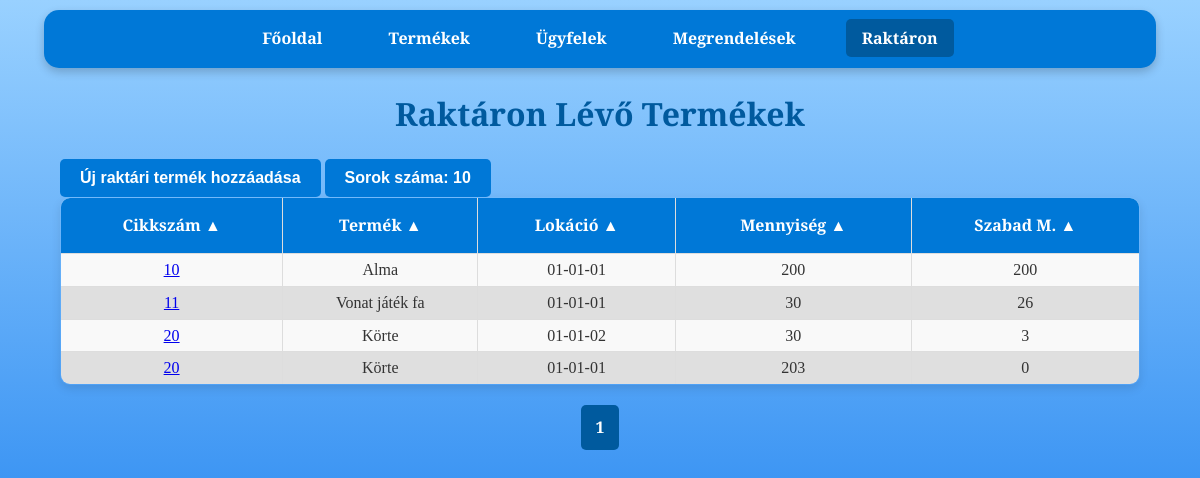
The app's page /stock with its own data.
### tables this page shows
CREATE TABLE stock (
                    id INTEGER PRIMARY KEY,
                    cikkszam TEXT,
                    lokacio TEXT,
                    mennyiseg INTEGER,
                    order_id INTEGER,
                    FOREIGN KEY(cikkszam) REFERENCES products(cikkszam),
                    FOREIGN KEY(order_id) REFERENCES orders(id));

CREATE TABLE products (
                    id INTEGER PRIMARY KEY,
                    cikkszam TEXT UNIQUE,
                    egyseg_vonalkod INTEGER ,
                    gyujto_vonalkod INTEGER ,
                    nev TEXT,
                    ar REAL,
                    suly REAL,
                    kategoria TEXT);

### raktar_program-master/app.py (the view)
@app.route('/stock')
def stock():
    per_page = int(request.args.get('per_page', 10))  # Egy oldalon megjelenő elemek száma
    page = int(request.args.get('page', 1))  # Az aktuális oldal lekérése (alapértelmezett: 1)
    offset = (page - 1) * per_page  # Az eltolás számítása
    order_by = str(request.args.get('order_by', 'products.cikkszam'))
    desc = request.args.get('desc', 'false').lower() in ('true', '1')
    valid_columns = {'stock.id', 'products.cikkszam', 'products.nev', 'stock.lokacio', 'total_mennyiseg', 'mennyiseg_null'}
    if order_by not in valid_columns:
        raise ValueError("Invalid column name for ordering.") #Elkerüljük az SQL injection-t
    if desc:
        descending = 'DESC'
    if not desc:
        descending = ''
    conn = get_db_connection()
    stock = conn.execute(f'''SELECT
                                stock.id,
                                products.cikkszam,
                                products.nev,
                                stock.lokacio,
                                (
                                    SELECT SUM(s.mennyiseg)
                                    FROM stock s
                                    LEFT JOIN orders o ON s.order_id = o.id
                                    WHERE s.cikkszam = stock.cikkszam
                                    AND s.lokacio = stock.lokacio
                                    AND (o.teljesitve IS NULL OR o.teljesitve = 0)
                                ) AS total_mennyiseg,
                                (
                                    SELECT SUM(s.mennyiseg)
                                    FROM stock s
                                    LEFT JOIN orders o ON s.order_id = o.id
                                    WHERE s.cikkszam = stock.cikkszam
                                    AND s.lokacio = stock.lokacio
                                    AND s.order_id IS NULL
                                ) AS mennyiseg_null
                            FROM stock
                            JOIN products ON stock.cikkszam = products.cikkszam
                            WHERE stock.order_id IS NULL
                            ORDER BY {order_by} {descending}
                            LIMIT ? OFFSET ?''', (per_page, offset) ).fetchall()
    total_products = conn.execute('SELECT COUNT(*) FROM stock').fetchone()[0]
    conn.execute('''
        DELETE FROM stock
        WHERE id IN (
            SELECT stock.id
            FROM stock
            LEFT JOIN products ON stock.cikkszam = products.cikkszam
            LEFT JOIN orders o ON stock.order_id = o.id
            WHERE (
                SELECT SUM(s.mennyiseg)
                FROM stock s
                LEFT JOIN orders o_sub ON s.order_id = o_sub.id
                WHERE s.cikkszam = stock.cikkszam
                AND s.lokacio = stock.lokacio
                AND (o_sub.teljesitve IS NULL OR o_sub.teljesitve = 0)
            ) IS NULL OR (
                SELECT SUM(s.mennyiseg)
                FROM stock s
                LEFT JOIN orders o_sub ON s.order_id = o_sub.id
                WHERE s.cikkszam = stock.cikkszam
                AND s.lokacio = stock.lokacio
                AND (o_sub.teljesitve IS NULL OR o_sub.teljesitve = 0)
            ) = 0
        )
    ''')
    conn.commit()
    conn.close()
    total_pages = (total_products + per_page - 1) // per_page  # Összes oldal száma
    start_page = max(1, page - 2)  # Az aktuális oldalhoz képest 2-vel hátrébb
    end_page = min(total_pages, page + 2)  # Az aktuális oldalhoz képest 2-vel előrébb
    query_params = {
        'page': page,
        'per_page': per_page,
        'order_by': order_by,
        'desc': desc
    }
    columns = [
        {"name": "products.cikkszam", "label": "Cikkszám"},
        {"name": "products.nev", "label": "Termék"},
        {"name": "stock.lokacio", "label": "Lokáció"},
        {"name": "total_mennyiseg", "label": "Mennyiség"},
        {"name": "mennyiseg_null", "label": "Szabad M."}
    ]
    return render_template(
        'stock.html',
        stock=stock,
        page=page,
        order_by=order_by,
        desc=desc,
        total_pages=total_pages,
        start_page=start_page,
        end_page=end_page,
        query_params=query_params,
        columns=columns
    )

### raktar_program-master/app.py (called while the page is built)
def get_db_connection():
    conn = sqlite3.connect('database.db')
    conn.row_factory = sqlite3.Row
    return conn

### raktar_program-master/templates/stock.html (shortened to what this page needs)
<!DOCTYPE html>
<html lang="hu">
<head>
    <link rel="stylesheet" href="{{ url_for('static', filename='css/style.css') }}">
</head>
<body>
    <nav>
        <a href="{{ url_for('index') }}">Főoldal</a>
        <a href="{{ url_for('products') }}">Termékek</a>
        <a href="{{ url_for('customers') }}">Ügyfelek</a>
        <a href="{{ url_for('orders') }}">Megrendelések</a>
        <a class="disabled">Raktáron</a>
    </nav>
    <h1>Raktáron Lévő Termékek</h1>
    <div class="container">
        <a href="{{ url_for('add_stock') }}" class="button-wrapper">
            <button>Új raktári termék hozzáadása</button>
        </a>
        <div class="dropdown">
            <button class="dropbtn">Sorok száma: {{ query_params['per_page'] }}</button>
        </div>
        <table>
            <thead>
                <tr>
                    {% for column in columns %}
                    <th>
                        <a href="{{ url_for('stock', **dict(query_params, order_by=column.name, desc=0 if query_params['order_by'] == column.name and query_params['desc'] else 1)) }}">
                            {{ column.label }} {{ '▼' if query_params['order_by'] == column.name and query_params['desc'] else '▲' }}
                        </a>
                    </th>
                    {% endfor %}
                </tr>
            </thead>
            <tbody>
                {% for item in stock %}
                <tr>
                    <td>
                        <a href="{{ url_for('product_details', cikkszam=item.cikkszam) }}">
                            {{ item.cikkszam }}
                        </a>
                    </td>
                    <td>
                            {{ item.nev }}
                    </td>
                    <td>{{ item.lokacio }}</td>
                    <td>{{ item.total_mennyiseg }}</td>
                    <td>{{ item.mennyiseg_null }}</td>
                </tr>
                {% endfor %}
            </tbody>
        </table>
    </div>
    <div class="pagination">
        {% for p in range(start_page, end_page + 1) %}
        <a href="{{ url_for('stock', **dict(query_params, page=p)) }}" class="{% if p == page %}active{% endif %}">{{ p }}</a>
        {% endfor %}
    </div>
</body>
</html>

### raktar_program-master/static/css/style.css (style rules this page uses)
body { font-family: 'Merriweather', serif; margin: 0; padding: 0; background: linear-gradient(to bottom, #99d1ff, #006eec); background-attachment: fixed; background-size: cover; color: #333; line-height: 1.6; }
body::before { content: ''; position: fixed; top: 0; left: 0; width: 100%; height: 100%; background-image: url('https://www.transparenttextures.com/patterns/cubes.png'); opacity: 0.4; z-index: -1; pointer-events: none; }
nav { background-color: #0078D7; color: #fff; padding: 1rem; margin: 10px auto; width: 90%; max-width: 1200px; border-radius: 15px; box-shadow: 0 4px 10px rgba(0, 0, 0, 0.2); text-align: center; }
nav a { color: white; text-decoration: none; margin: 0 15px; font-weight: bold; padding: 0.5rem 1rem; border-radius: 5px; transition: background-color 0.3s ease; }
nav a.disabled { background-color: #005a9e; }
h1 { text-align: center; margin: 20px 0; color: #005a9e; font-weight: 700; }
a.button-wrapper { display: inline-block; }
button { background-color: #0078D7; color: white; border: none; padding: 10px 20px; border-radius: 5px; font-weight: bold; cursor: pointer; font-size: 1rem; transition: background-color 0.3s ease; text-decoration: none; }
.container { width: 90%; margin: 20px auto; }
table { width: 100%; border-collapse: collapse; border-radius: 10px; overflow: hidden; box-shadow: 0 4px 10px rgba(0, 0, 0, 0.1); }
table, th, td { border: 1px solid #ddd; }
th { background-color: #0078D7; color: white; font-weight: bold; padding: 15px; }
th a { color: white; text-decoration: none; }
td { padding: 3px 10px; text-align: center; }
tr:nth-child(even) { background-color: #dfdfdf }
tr:nth-child(odd) { background-color: #f9f9f9 }
.pagination { display: flex; justify-content: center; align-items: center; margin: 20px 0; list-style-type: none; padding: 0; }
.pagination a { display: inline-block; padding: 10px 15px; text-decoration: none; background-color: #0078D7; color: white; font-weight: bold; border-radius: 5px; transition: background-color 0.3s ease; font-size: 1rem; }
.pagination a.active { background-color: #005a9e; cursor: default; }
.dropbtn { background-color: #0078D7; color: white; padding: 10px 20px; font-size: 16px; font-weight: bold; border: none; border-radius: 5px; cursor: pointer; transition: background-color 0.3s ease, box-shadow 0.3s ease; }
.dropdown { position: relative; display: inline-block; }

### records on screen
stock: cikkszam "10", nev "Alma", lokacio "01-01-01", total_mennyiseg "200", mennyiseg_null "200"
stock: cikkszam "11", nev "Vonat játék fa", lokacio "01-01-01", total_mennyiseg "30", mennyiseg_null "26"
stock: cikkszam "20", nev "Körte", lokacio "01-01-02", total_mennyiseg "30", mennyiseg_null "3"
stock: cikkszam "20", nev "Körte", lokacio "01-01-01", total_mennyiseg "203", mennyiseg_null "0"

### other values on screen
{{ query_params['per_page'] }} "10"
{{ column.label }} "Cikkszám" "Termék" "Lokáció" "Mennyiség" "Szabad M."
{{ p }} "1"
